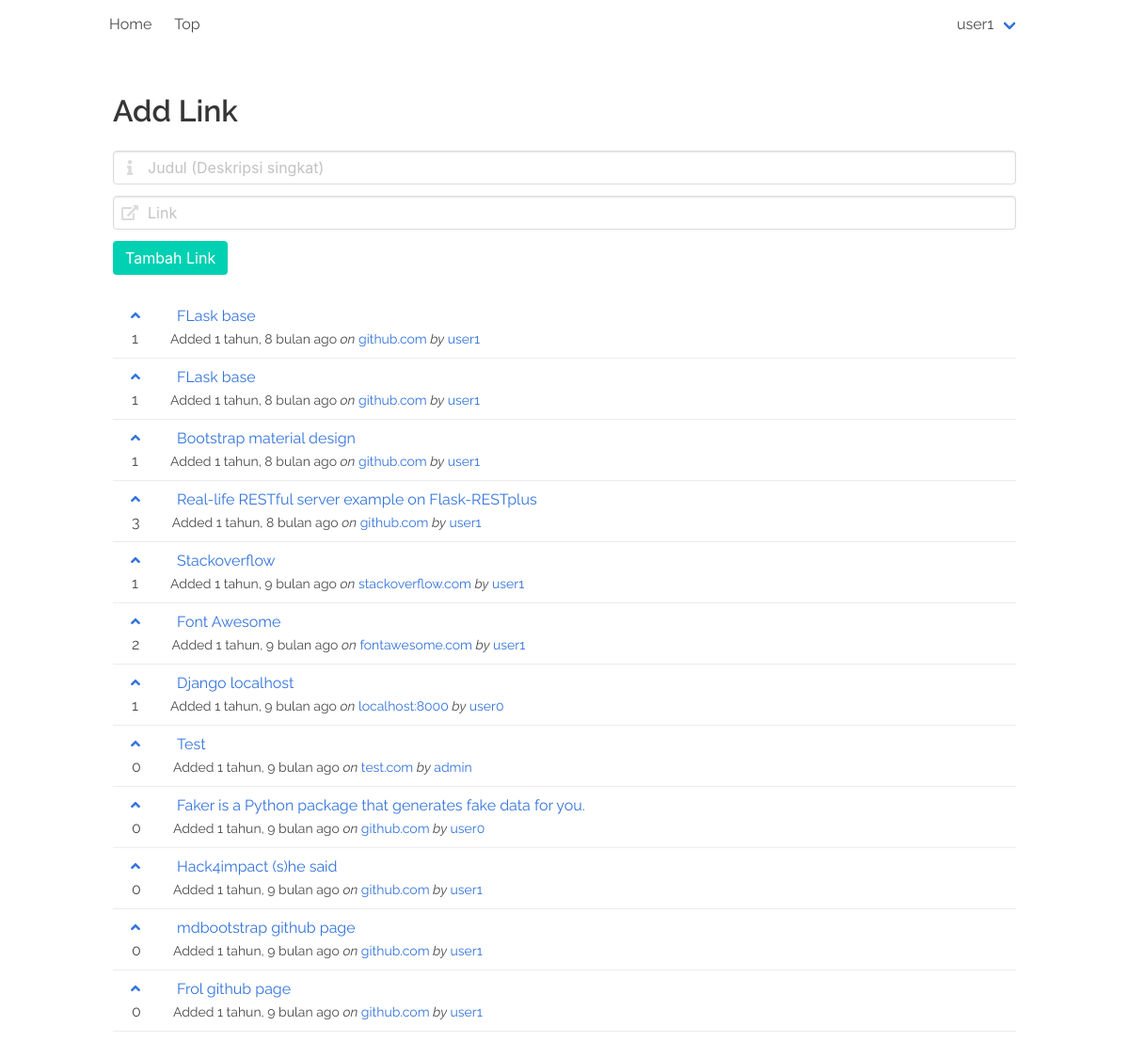
The page / (signed in) on the database its author committed.
### posts/models.py (models this page shows)
class Base(models.Model):
    title = models.CharField(max_length=127)
    author = models.ForeignKey(User, on_delete=models.CASCADE)
    class Meta:
        abstract = True
    def __str__(self):
        return self.title

class Link(Base):
    content = models.URLField()
    site = models.ForeignKey(
        Site, null=True,
        on_delete=models.CASCADE
    )
    score = models.PositiveIntegerField(default=0)
    voters = models.ManyToManyField(User, related_name="voter")
    added_time = models.DateTimeField(auto_now_add=True)

class Site(models.Model):
    domain = models.CharField(
        max_length=255,
        unique=True
    )
    title = models.CharField(max_length=127, blank=True)
    score = models.PositiveIntegerField(default=0)
    def __str__(self):
        return self.domain

### posts/views.py (the view)
# urls.py: path('', views.HomeView.as_view(), name='home'),
class HomeView(generic.ListView):
    context_object_name = 'links'
    paginate_by = NUM_PER_PAGE
    model = Link
    template_name = 'home.html'
    def get_queryset(self):
        return Link.objects.all().order_by('-added_time')
    def get_context_data(self, **kwargs):
        context = super().get_context_data(**kwargs)
        return context

### templates/home.html (shortened to what this page needs)
{% extends 'base.html' %}
{% load i18n %}
{% block content %}
<div class="container">
  {% include 'includes/navbar.html' %}
</div>
<section class="section">
  <div class="container">
    {% if user.is_authenticated %}
    <h2 class="title">{% trans "Add Link" %}</h2>
    <form method="post" action="{% url 'post:tambah' %}">
      <div class="field">
        <p class="control has-icons-left has-icons-right">
          <input class="input" type="text" name="title" placeholder="Judul (Deskripsi singkat)">
          <span class="icon is-small is-left">
          </span>
        </p>
      </div>
      <div class="field">
        <p class="control has-icons-left">
          <input class="input" type="text" placeholder="Link" name="url">
          <span class="icon is-small is-left">
          </span>
        </p>
      </div>
      <input class="button is-primary" type="submit" value="Tambah Link" />
    </form>
    <br>
    {% endif %}
    <ul>
    {% for link in links %}
      <li class="item">
        <p class="col">
          <a  class='col-1'
          {% if user.is_authenticated %}
          href="{% url 'post:vote' link.id %}?next={{ request.path }}"
          {% endif %}>
            <span class="icon is-small is-left">
              <i class="fas fa-angle-up"></i>
            </span>
          </a>
          <a class="col-2" href="{{ link.content }}">{{ link }}</a>
        </p>
        <p class="col">
          <span class='col-1 col-1-bottom'>{{ link.score }}</span>
          <small class='col-2'>
            {% trans "Added " %} {{ link.added_time | timesince }} {% trans "ago" %}
            {% if link.site %}
              <em>{% trans "on" %}</em> <a href="{% url 'post:site' link.site %}">{{ link.site }}</a>
            {% endif %}
            {% if link.author %}
              <em>{% trans "by" %}</em> <a href="{% url 'post:user' link.author %}">{{ link.author }}</a>
            {% endif %}
          </small>
        </p>
      </li>
    {% endfor %}
    </ul>
  </div>
</section>
{% endblock %}

### templates/includes/navbar.html (shortened to what this page needs)
<nav class="navbar" role="navigation" aria-label="main navigation dropdown">
  <div class="navbar-brand">
    <a class="navbar-item" href="{% url 'post:home' %}">
      Home
    </a>
    <a class="navbar-item" href="{% url 'post:top' %}">
      Top
    </a>
  </div>
  <div class="navbar-menu" id="idMenu">
    <div class="navbar-end">
      {% if user.is_authenticated %}
        <div class="navbar-item has-dropdown is-hoverable">
          <a href="#" class="navbar-link">{{ user.username }}</a>
        </div>
      {% else %}
        <a href="{% url 'daftar' %}" class="button is-primary navbar-item">Daftar</a>
        <a href="{% url 'login' %}?next={{ request.path }}" class="button navbar-item">Login</a>
      {% endif %}
    </div>
  </div>
</nav>

### static/css/style.css (style rules this page uses)
body { font-family: 'Raleway', sans-serif; }
.item { border-bottom: 1px solid #ececec; margin-top: 0.5em; padding-bottom: 0.5em; }
.col-1 { margin: 1em; text-align: center; }
.col-1-bottom { padding-left: .25em; }
.col-2 { margin: 1em; word-wrap: normal; }

### rows shown on the page
Link: title "FLask base", score "1", added_time "1 tahun, 8 bulan", site "github.com", author "user1"
Link: title "FLask base", score "1", added_time "1 tahun, 8 bulan", site "github.com", author "user1"
Link: title "Bootstrap material design", score "1", added_time "1 tahun, 8 bulan", site "github.com", author "user1"
Link: title "Real-life RESTful server example on Flask-RESTplus", score "3", added_time "1 tahun, 8 bulan", site "github.com", author "user1"
Link: title "Stackoverflow", score "1", added_time "1 tahun, 9 bulan", site "stackoverflow.com", author "user1"
Link: title "Font Awesome", score "2", added_time "1 tahun, 9 bulan", site "fontawesome.com", author "user1"
Link: title "Django localhost", score "1", added_time "1 tahun, 9 bulan", site "localhost:8000", author "user0"
Link: title "Test", score "0", added_time "1 tahun, 9 bulan", site "test.com", author "admin"
Link: title "Faker is a Python package that generates fake data for you.", score "0", added_time "1 tahun, 9 bulan", site "github.com", author "user0"
Link: title "Hack4impact (s)he said", score "0", added_time "1 tahun, 9 bulan", site "github.com", author "user1"
Link: title "mdbootstrap github page", score "0", added_time "1 tahun, 9 bulan", site "github.com", author "user1"
Link: title "Frol github page", score "0", added_time "1 tahun, 9 bulan", site "github.com", author "user1"

### other values the page prints
{{ user.username }} "user1"
